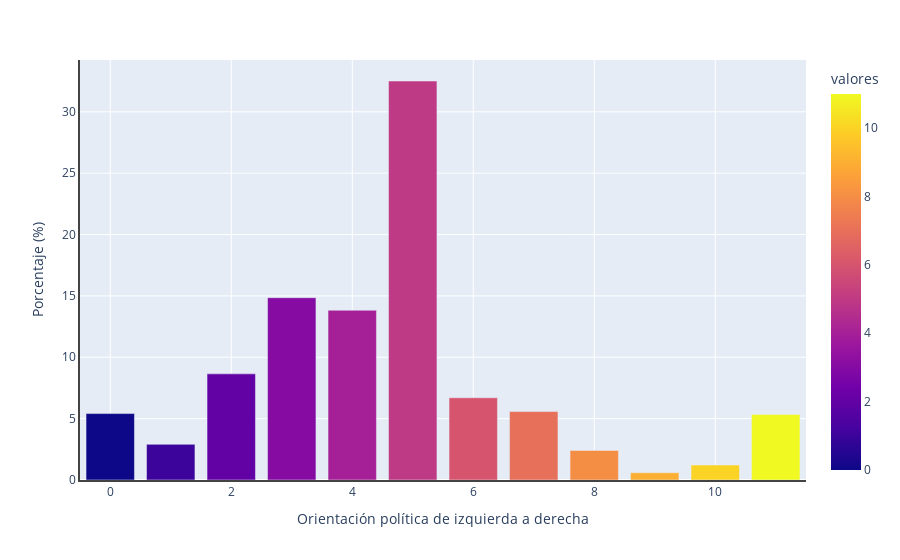

The cell this chart's notebook holds for it:
### Code cell
import plotly.express as px

# dfcount con tus 12 categorías
dfcount = (
    df["p32"]
    .value_counts(normalize=True)
    .mul(100)
    .rename_axis("valores")
    .reset_index(name="porcentaje")
)

# Lista de 12 colores (rojo → gris → azul)
colors = [
    "#FF0000", "#E63939", "#CC7777", "#AAAAAA", "#888888", "#666666", 
    "#6688AA", "#3366CC", "#0044FF", "#0033CC", "#0022AA", "#001188"
]

# Forzar orden de categorías
category_order = sorted(dfcount["valores"].unique())

fig = px.bar(
    dfcount,
    x="valores",
    y="porcentaje",
    color="valores",
    color_discrete_sequence=colors,
    category_orders={"valores": category_order}  # asegura correspondencia
)

fig.update_layout(
    xaxis=dict(
        showline=True,
        showgrid=True,
        showticklabels=True,
        linecolor="#434343",
        linewidth=2,
        title="Orientación política de izquierda a derecha"
    ),
    yaxis=dict(
        showline=True,
        zeroline=True,
        showticklabels=True,
        linecolor="#434343",
        linewidth=2,
        title="Porcentaje (%)"
    )
)

fig.show()

### Figure 1 — Plotly figure (JSON) as saved in the notebook; plotly's stock layout.template omitted (floating-point values rounded to 4 significant figures)
{"data": [{"hovertemplate": "valores=%{marker.color}<br>porcentaje=%{y}<extra></extra>", "legendgroup": "", "marker": {"color": [5, 3, 4, 2, 6, 7, 0, 11, 1, 8, 10, 9], "coloraxis": "coloraxis", "pattern": {"shape": ""}}, "name": "", "orientation": "v", "showlegend": false, "textposition": "auto", "type": "bar", "x": [5, 3, 4, 2, 6, 7, 0, 11, 1, 8, 10, 9], "xaxis": "x", "y": [32.51, 14.85, 13.83, 8.647, 6.7, 5.578, 5.413, 5.347, 2.904, 2.409, 1.221, 0.5941], "yaxis": "y"}], "layout": {"barmode": "relative", "coloraxis": {"colorbar": {"title": {"text": "valores"}}, "colorscale": [[0, "#0d0887"], [0.1111, "#46039f"], [0.2222, "#7201a8"], [0.3333, "#9c179e"], [0.4444, "#bd3786"], [0.5556, "#d8576b"], [0.6667, "#ed7953"], [0.7778, "#fb9f3a"], [0.8889, "#fdca26"], [1, "#f0f921"]]}, "legend": {"tracegroupgap": 0}, "margin": {"t": 60}, "xaxis": {"anchor": "y", "categoryarray": [0, 1, 2, 3, 4, 5, 6, 7, 8, 9, 10, 11], "categoryorder": "array", "domain": [0, 1], "linecolor": "#434343", "linewidth": 2, "showgrid": true, "showline": true, "showticklabels": true, "title": {"text": "Orientación política de izquierda a derecha"}}, "yaxis": {"anchor": "x", "domain": [0, 1], "linecolor": "#434343", "linewidth": 2, "showline": true, "showticklabels": true, "title": {"text": "Porcentaje (%)"}, "zeroline": true}}}
